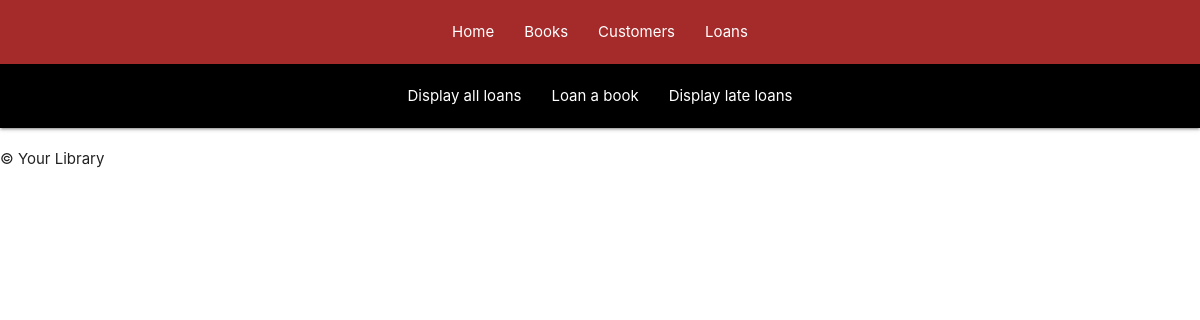
Page /loans on the earlier database version.
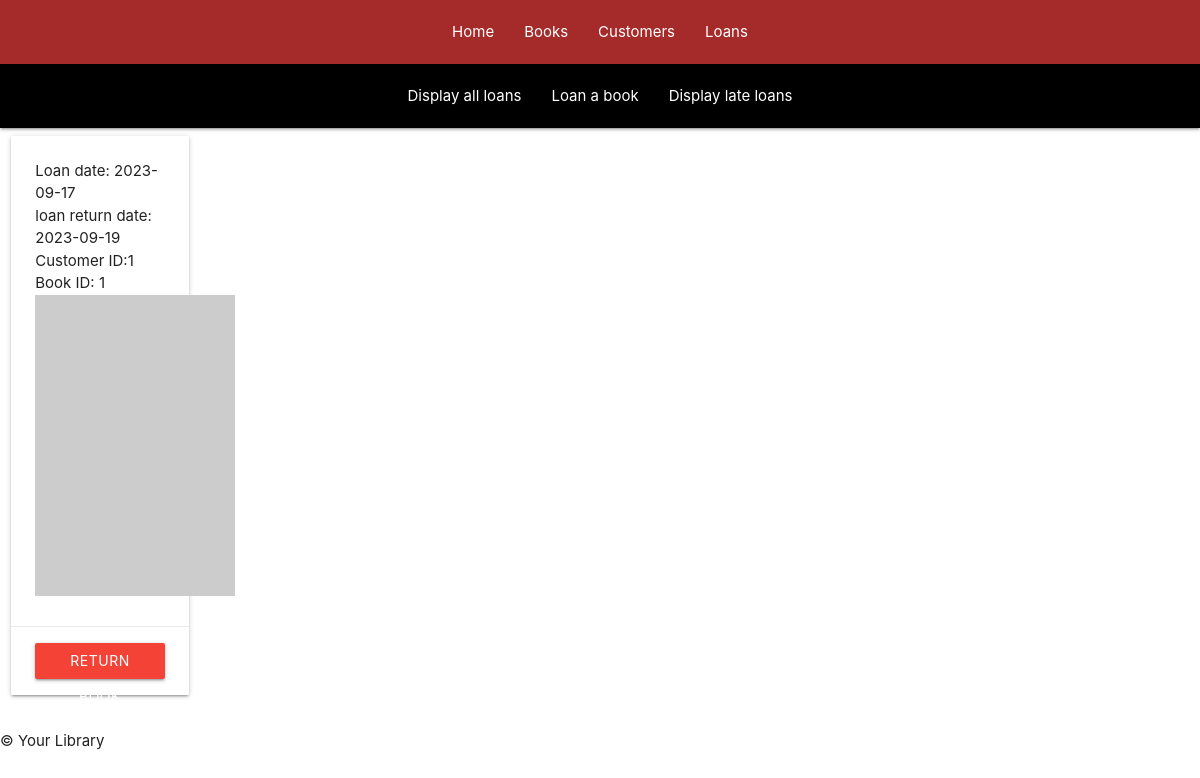
Same page on the later database version.
### tables this page shows
CREATE TABLE loans(
                id INTEGER PRIMARY KEY,
                LoanDate TEXT,
                ReturnDate TEXT,
                CustID INTEGER,
                BookID INTEGER,
                FOREIGN KEY (CustID) REFERENCES customers(id),
                FOREIGN KEY (BookID) REFERENCES books(id)
            );

### app.py (the view)
@app.route('/loans', methods=['GET'])
def displayLoans():
    all_loans = loan_instance.displayAllLoans()
    return render_template("displayloans.html", loans=all_loans)

### tools/loans.py (called while the page is built)
    def displayAllLoans(self):
        self.cur.execute('''SELECT * FROM loans ''')
        all_loans=self.cur.fetchall()
        return all_loans

### templates/displayloans.html (shortened to what this page needs)
{% extends "index.html" %}
{% block content %}
<div>
    <nav class="nav-wrapper" style="background-color: black;">
        <ul id="nav-mobile" class="centered-nav">
        <li><a href="/loans">Display all loans</a></li>
        <li><a href="/loans/addloan">Loan a book</a></li>
        <li><a href="/loans/lateloans">Display late loans</a></li>
        </ul>
    </nav>
    <div class="row">
        {% for loan in loans %}
        <div class="col s2 m2">
            <div class="card">
                <div class="card-content">
                    <p>Loan date: {{ loan[1] }}</p>
                    <p>loan return date: {{ loan[2] }}</p>
                    <p>Customer ID:{{ loan[3] }}</p>
                    <p>Book ID: {{ loan[4] }}</p>
                    <img src="https://picsum.photos/200/30{{loan[0]}}">
                </div>
                <div class="card-action">
                    <form method="POST" action="{{ url_for('removeLoan') }}">
                        <button type="submit" class="btn red">Return Book</button>
                    </form>
                </div>
            </div>
        </div>
        {% endfor %}
    </div>
</div>
{% endblock %}

Differences in the rows shown:
added loans: LoanDate "2023-09-17", ReturnDate "2023-09-19", CustID "1", BookID "1"
